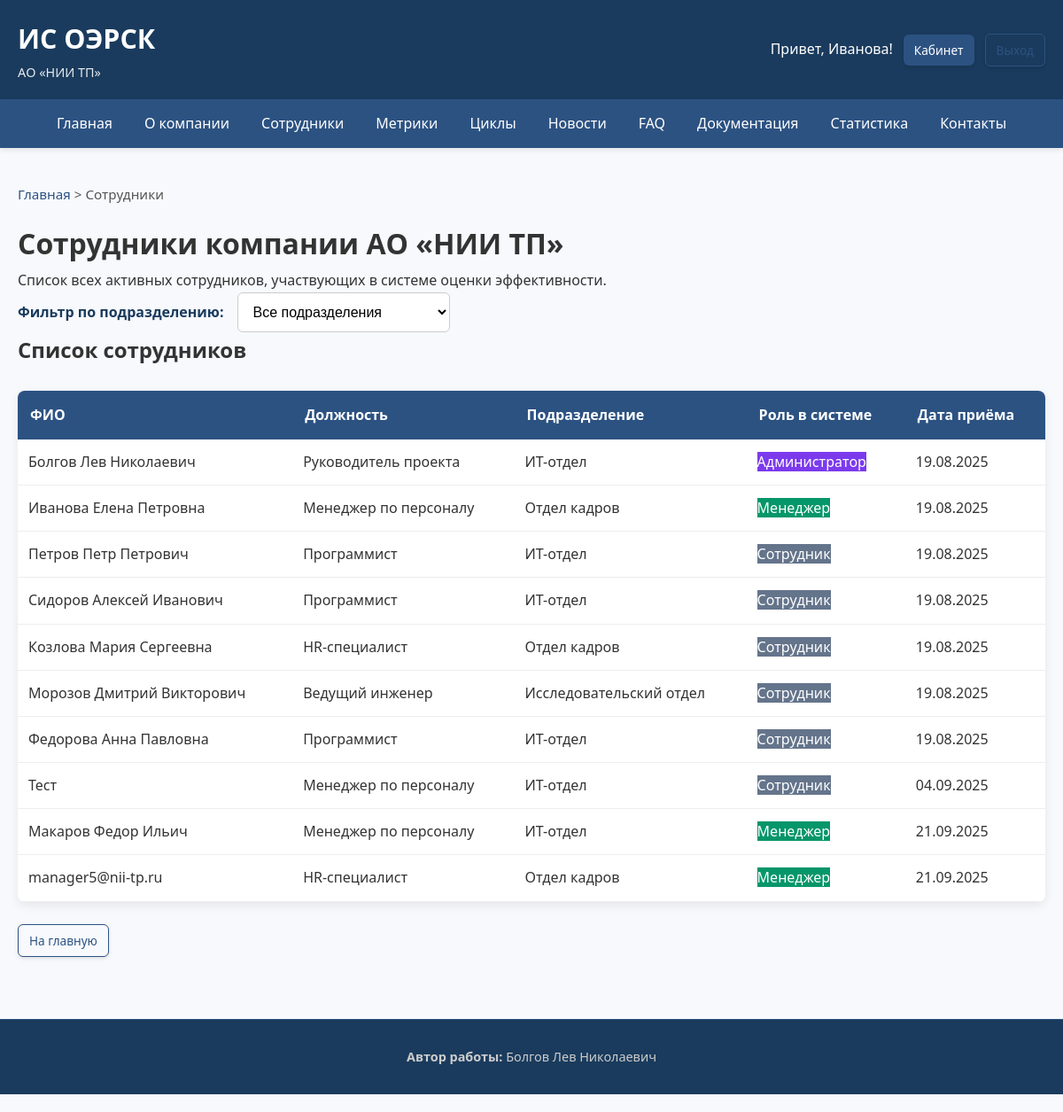
/employees (signed in), run on the app's committed database.
### app/models.py (models this page shows)
class Employee(db.Model, UserMixin):
    __tablename__ = 'employees'
    id = db.Column(db.Integer, primary_key=True)
    full_name = db.Column(db.String(150), nullable=False)
    email = db.Column(db.String(120), unique=True, nullable=False)
    password_hash = db.Column(db.String(255), nullable=False)
    role_id = db.Column(db.Integer, db.ForeignKey('roles.id'), nullable=False)
    department_id = db.Column(db.Integer, db.ForeignKey('departments.id'), nullable=False)
    position_id = db.Column(db.Integer, db.ForeignKey('positions.id'), nullable=False)
    ip_address = db.Column(db.String(45))
    hire_date = db.Column(db.DateTime, default=datetime.utcnow)
    is_active = db.Column(db.Boolean, default=True)
    role = db.relationship('Role')
    department = db.relationship('Department')
    position = db.relationship('Position')
    metrics_received = db.relationship('EmployeeMetric', foreign_keys='EmployeeMetric.employee_id', backref='employee')
    received_feedback = db.relationship('Feedback', foreign_keys='Feedback.employee_id', backref='employee')
    sender_feedbacks = db.relationship('Feedback', foreign_keys='Feedback.sender_id', backref='sender')
    faqs_created = db.relationship('FAQ', backref='author')
    news_created = db.relationship('News', backref='author')

class Position(db.Model):
    __tablename__ = 'positions'
    id = db.Column(db.Integer, primary_key=True)
    title = db.Column(db.String(100), nullable=False)
    department_id = db.Column(db.Integer, db.ForeignKey('departments.id'), nullable=False)
    department = db.relationship('Department', backref='positions')
    description = db.Column(db.Text)

class Department(db.Model):
    __tablename__ = 'departments'
    id = db.Column(db.Integer, primary_key=True)
    name = db.Column(db.String(100), nullable=False, unique=True)
    description = db.Column(db.Text)

class Role(db.Model):
    __tablename__ = 'roles'
    id = db.Column(db.Integer, primary_key=True)
    name = db.Column(db.String(50), unique=True, nullable=False)
    description = db.Column(db.Text)

### app/views.py (the view)
@views.route('/employees')
def employees():
    dept_filter = request.args.get('department', type=int)
    query = Employee.query.filter_by(is_active=True)
    if dept_filter:
        query = query.filter_by(department_id=dept_filter)
    emps = query.all()
    departments = Department.query.all()
    breadcrumbs = [("Главная", url_for('views.index')), ("Сотрудники", url_for('views.employees'))]
    return render_with_breadcrumbs('employees.html', breadcrumbs, employees=emps, departments=departments, selected_dept=dept_filter)

### app/views.py (called while the page is built)
def render_with_breadcrumbs(template, breadcrumbs, **context):
    return render_template(template, breadcrumbs=breadcrumbs, **context)

### app/templates/employees.html (shortened to what this page needs)
{% extends "base.html" %}
{% block content %}
<h1>Сотрудники компании АО «НИИ ТП»</h1>
<p class="lead">
    Список всех активных сотрудников, участвующих в системе оценки эффективности.
</p>
<div class="section">
    <form method="GET" action="{{ url_for('views.employees') }}" class="filter-form">
        <label for="department_filter">Фильтр по подразделению:</label>
        <select name="department" id="department_filter" onchange="this.form.submit()">
            <option value="">Все подразделения</option>
        </select>
    </form>
</div>
{% if employees %}
    <div class="section">
        <h2>Список сотрудников</h2>
        <table>
            <thead>
                <tr>
                    <th>ФИО</th>
                    <th>Должность</th>
                    <th>Подразделение</th>
                    <th>Роль в системе</th>
                    <th>Дата приёма</th>
                </tr>
            </thead>
            <tbody>
                {% for emp in employees %}
                <tr>
                    <td>{{ emp.full_name }}</td>
                    <td>{{ emp.position.title if emp.position else '–' }}</td>
                    <td>{{ emp.department.name if emp.department else '–' }}</td>
                    <td>
                        <span class="badge {% if emp.role.name == 'admin' %}badge-admin
                               {% elif emp.role.name == 'manager' %}badge-manager
                               {% else %}badge-employee{% endif %}">
                            {{ {
                                'admin': 'Администратор',
                                'manager': 'Менеджер',
                                'employee': 'Сотрудник'
                            }[emp.role.name] }}
                        </span>
                    </td>
                    <td>{{ emp.hire_date.strftime('%d.%m.%Y') if emp.hire_date else '–' }}</td>
                </tr>
                {% endfor %}
            </tbody>
        </table>
    </div>
{% else %}
    <div class="alert alert-info">
        Сотрудники не найдены.
    </div>
{% endif %}
<div class="action-buttons">
    <a href="{{ url_for('views.index') }}" class="btn btn-outline">На главную</a>
</div>
{% endblock %}

### app/templates/base.html (shortened to what this page needs)
<!DOCTYPE html>
<html lang="ru">
<head>
    <link rel="stylesheet" href="{{ url_for('static', filename='styles.css') }}">
    <link href="https://cdnjs.cloudflare.com/ajax/libs/font-awesome/6.0.0/css/all.min.css" rel="stylesheet">
</head>
<body>
    <header class="header" role="banner">
        <div class="logo">
            <h1><a href="{{ url_for('views.index') }}">ИС ОЭРСК</a></h1>
            <p>АО «НИИ ТП»</p>
        </div>
        <div class="auth-bar">
            {% if current_user.is_authenticated %}
                <span>Привет, {{ current_user.full_name.split()[0] }}!</span>
                <a href="{{ url_for('views.dashboard') }}" class="btn btn-small">Кабинет</a>
                <a href="{{ url_for('auth.logout') }}" class="btn btn-small btn-outline">Выход</a>
            {% else %}
                <a href="{{ url_for('auth.login') }}" class="btn btn-small">Вход</a>
            {% endif %}
        </div>
    </header>
    <nav class="main-menu" role="navigation">
        <ul>
            <li><a href="{{ url_for('views.index') }}">Главная</a></li>
            <li><a href="{{ url_for('views.about') }}">О компании</a></li>
            <li><a href="{{ url_for('views.employees') }}">Сотрудники</a></li>
            <li><a href="{{ url_for('views.metrics') }}">Метрики</a></li>
            <li><a href="{{ url_for('views.cycles') }}">Циклы</a></li>
            <li><a href="{{ url_for('views.news_list') }}">Новости</a></li>
            <li><a href="{{ url_for('views.faq') }}">FAQ</a></li>
            <li><a href="{{ url_for('views.documentation') }}">Документация</a></li>
            <li><a href="{{ url_for('views.stats') }}">Статистика</a></li>
            <li><a href="{{ url_for('views.contact') }}">Контакты</a></li>
        </ul>
    </nav>
    <div class="container">
        {% if breadcrumbs %}
        <div class="breadcrumbs" aria-label="Хлебные крошки">
            {% for crumb in breadcrumbs %}
                {% if not loop.last %}
                    <a href="{{ crumb[1] }}">{{ crumb[0] }}</a> >
                {% else %}
                    <span>{{ crumb[0] }}</span>
                {% endif %}
            {% endfor %}
        </div>
        {% endif %}
        <main>
            {% block content %}{% endblock %}
        </main>
    </div>
    <footer class="footer" role="contentinfo">
        <div class="footer-content">
            <div>
                <strong>Автор работы:</strong> Болгов Лев Николаевич
            </div>
        </div>
    </footer>
</body>
</html>

### app/static/styles.css (style rules this page uses)
* { margin: 0; padding: 0; box-sizing: border-box; }
body { font-family: 'Segoe UI', Tahoma, Geneva, Verdana, sans-serif; line-height: 1.7; color: #333; background-color: #f7f9fc; padding-bottom: 20px; }
.container { max-width: 1200px; margin: 0 auto; padding: 20px; }
.header { background: #1a3b5d; color: white; padding: 18px 20px; display: flex; justify-content: space-between; align-items: center; flex-wrap: wrap; box-shadow: 0 2px 8px rgba(0, 0, 0, 0.1); }
.header .logo h1 { margin: 0; font-size: 1.9em; font-weight: 600; }
.header .logo p { margin: 0; font-size: 0.9em; opacity: 0.9; }
.header .logo a { color: white; text-decoration: none; }
.auth-bar { display: flex; gap: 12px; align-items: center; }
.main-menu { background: #2c5282; color: white; box-shadow: 0 2px 6px rgba(0, 0, 0, 0.1); }
.main-menu ul { list-style: none; display: flex; flex-wrap: wrap; justify-content: center; margin: 0; }
.main-menu ul li a { display: block; padding: 14px 18px; color: white; text-decoration: none; transition: background 0.3s ease, transform 0.1s; font-weight: 500; }
.breadcrumbs { margin: 20px 0 15px; font-size: 0.95em; color: #555; }
.breadcrumbs a { color: #2c5282; text-decoration: none; }
.btn { display: inline-block; padding: 10px 18px; background: #2c5282; color: white; border: none; border-radius: 6px; text-decoration: none; font-size: 0.95em; font-weight: 500; cursor: pointer; transition: all 0.3s ease; box-shadow: 0 2px 4px rgba(0, 0, 0, 0.1); }
.btn-outline { background: transparent; border: 1px solid #2c5282; color: #2c5282; }
.btn-small { padding: 6px 12px; font-size: 0.85em; }
table { width: 100%; border-collapse: collapse; margin: 25px 0; background: white; border-radius: 8px; overflow: hidden; box-shadow: 0 4px 12px rgba(0, 0, 0, 0.08); }
table th { background: #2c5282; color: white; padding: 14px; text-align: left; font-weight: 600; }
table td { padding: 12px; border-bottom: 1px solid #eee; }
.footer { background: #1a3b5d; color: #ccc; padding: 30px 20px; text-align: center; font-size: 0.9em; margin-top: 50px; border-top: 1px solid #2c5282; }
.footer-content { max-width: 1200px; margin: 0 auto; display: flex; justify-content: center; flex-wrap: wrap; gap: 15px; }
.action-buttons { display: flex; gap: 10px; margin-top: 12px; }
.action-buttons .btn { padding: 6px 12px; font-size: 0.85em; }
.badge-admin { background: #7c3aed; color: white; }
.badge-manager { background: #059669; color: white; }
.badge-employee { background: #64748b; color: white; }
.filter-form { display: flex; align-items: center; gap: 1rem; flex-wrap: wrap; }
.filter-form label { font-weight: 600; color: #1a3b5d; white-space: nowrap; font-size: 1em; }
.filter-form select { padding: 12px; border: 1px solid #ccc; border-radius: 6px; background-color: white; font-size: 1em; min-width: 240px; cursor: pointer; transition: border-color 0.3s ease, box-shadow 0.3s ease; }

### data on the page
Employee: full_name "Иванова", full_name "Иванова Елена Петровна", position "Менеджер по персоналу", department "Отдел кадров", hire_date "19.08.2025"
Employee: full_name "Болгов Лев Николаевич", position "Руководитель проекта", department "ИТ-отдел", hire_date "19.08.2025"
Role: name "Администратор"
Role: name "Менеджер"
Employee: full_name "Петров Петр Петрович", position "Программист", department "ИТ-отдел", hire_date "19.08.2025"
Role: name "Сотрудник"
Employee: full_name "Сидоров Алексей Иванович", position "Программист", department "ИТ-отдел", hire_date "19.08.2025"
Employee: full_name "Козлова Мария Сергеевна", position "HR-специалист", department "Отдел кадров", hire_date "19.08.2025"
Employee: full_name "Морозов Дмитрий Викторович", position "Ведущий инженер", department "Исследовательский отдел", hire_date "19.08.2025"
Employee: full_name "Федорова Анна Павловна", position "Программист", department "ИТ-отдел", hire_date "19.08.2025"
Employee: full_name "Тест", position "Менеджер по персоналу", department "ИТ-отдел", hire_date "04.09.2025"
Employee: full_name "Макаров Федор Ильич", position "Менеджер по персоналу", department "ИТ-отдел", hire_date "21.09.2025"
Employee: full_name "manager5@nii-tp.ru", position "HR-специалист", department "Отдел кадров", hire_date "21.09.2025"

### other printed values
{{ crumb[0] }} "Главная"
{{ crumb[0] }} "Сотрудники"
